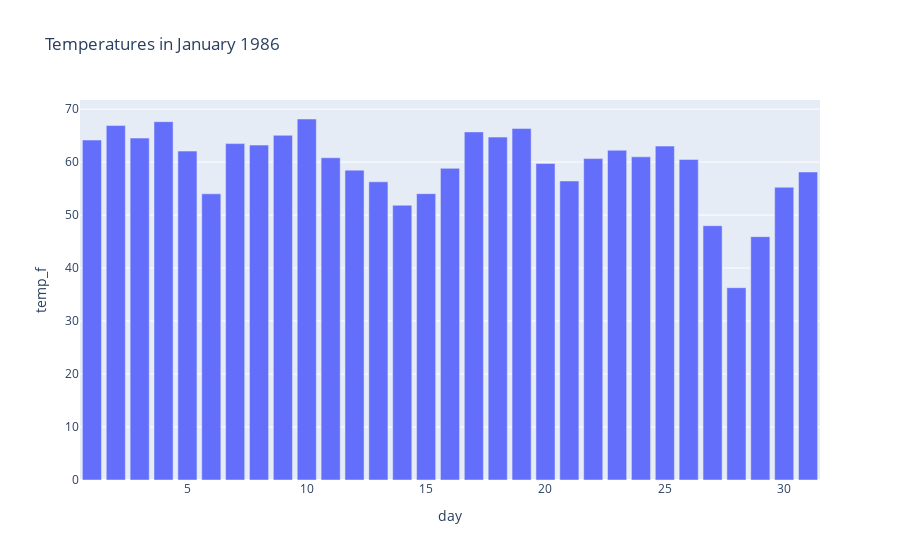

The notebook cell this image was saved under:
### Code cell
# plot data
import pyspark.pandas as ps
from plotly.offline import init_notebook_mode
init_notebook_mode(connected=True)

plot_df = ps.DataFrame(idw_df.selectExpr("day as day", "idw_temp as temp_f"))

fig = plot_df.plot.bar(x='day', y='temp_f', title='Temperatures in January 1986')
fig.show()

### Figure 1 — Plotly figure (JSON) as saved in the notebook; plotly's stock layout.template omitted (floating-point values rounded to 4 significant figures)
{"data": [{"alignmentgroup": "True", "hovertemplate": "day=%{x}<br>temp_f=%{y}<extra></extra>", "legendgroup": "", "marker": {"color": "#636efa", "pattern": {"shape": ""}}, "name": "", "offsetgroup": "", "orientation": "v", "showlegend": false, "textposition": "auto", "type": "bar", "x": [1, 2, 3, 4, 5, 6, 7, 8, 9, 10, 11, 12, 13, 14, 15, 16, 17, 18, 19, 20, 21, 22, 23, 24, 25, 26, 27, 28, 29, 30, 31], "xaxis": "x", "y": [64.16, 66.9, 64.53, 67.63, 62.08, 54.01, 63.49, 63.2, 65.05, 68.13, 60.82, 58.47, 56.27, 51.86, 54.04, 58.82, 65.7, 64.72, 66.33, 59.75, 56.44, 60.66, 62.23, 60.99, 63.01, 60.51, 47.99, 36.3, 45.93, 55.25, 58.13], "yaxis": "y"}], "layout": {"barmode": "relative", "legend": {"tracegroupgap": 0}, "title": {"text": "Temperatures in January 1986"}, "xaxis": {"anchor": "y", "domain": [0, 1], "title": {"text": "day"}}, "yaxis": {"anchor": "x", "domain": [0, 1], "title": {"text": "temp_f"}}}}
